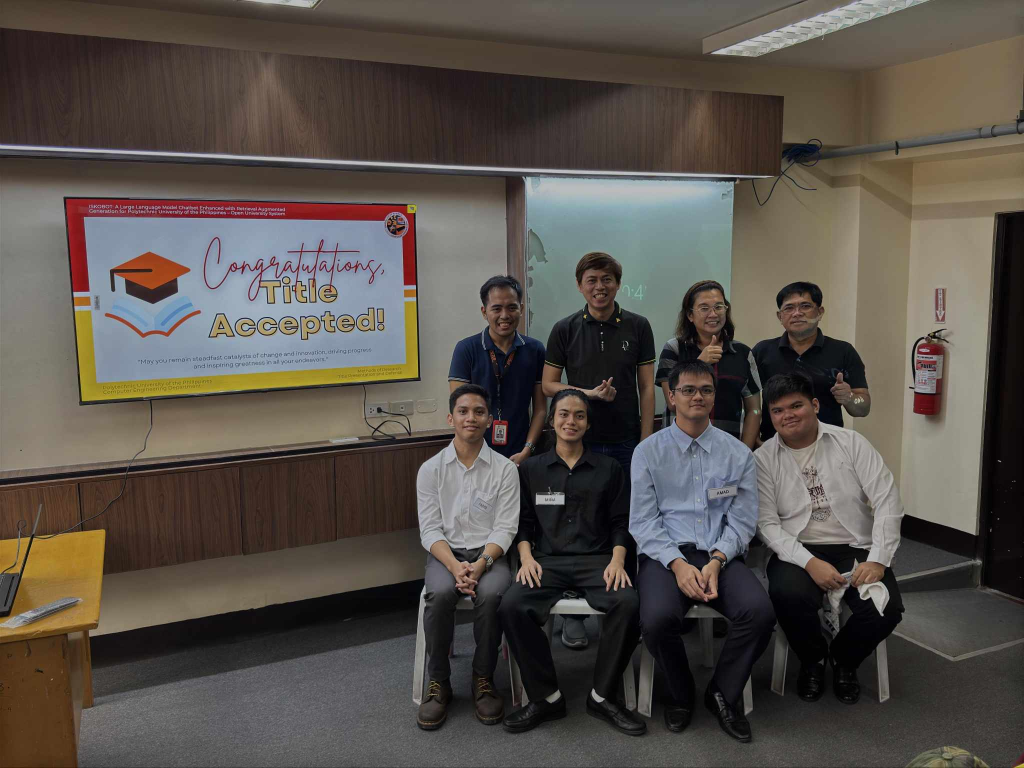
#> input picture lab02_sampling-and-quantization/data/us.jpg, 2048 x 1536 px, found by its file name (shown at 1/2 size)
$ jupyter execute notebook.ipynb   (shell and % lines are left out)
#> lines starting #> are read from the running program, lines starting #| are printed output that depends on the picture
<a href="https://colab.research.google.com/github/SiegfredLorelle/digital-image-processing/blob/main/lab02_sampling-and-quantization/notebook.ipynb" target="_parent"></a>

# Laboratory Activity:

Sampling and Quantization in Image Processing

## Members:
- Amad, Harold P.
- De Padua, Angelo Miguel N.
- Fabro, Gaeus Caskie A.
- Mina, Siegfred Lorelle C.

Objective

This laboratory activity introduces the concepts of sampling and quantization in digital image
processing. Students will:

1. Understand the effects of sampling resolution on image representation.
2. Learn how quantization affects image quality.
3. Perform hands-on experiments using Python to apply these concepts.

Materials Required
*italicized text*
1. Access to Google Colab.
2. A Google account for saving work.
3. Python libraries: OpenCV, NumPy, and Matplotlib.
4. An image to work on (provided or uploaded by the student).
5. Reference material: Understanding Sampling and Quantization.

Activity Instructions

**Step 1: Access Google Collab**
1. Open Google Collab and create a new notebook.
2. Install required libraries if not already available by running:

**Step 2: Load and Display an Image**
1. Import necessary libraries:

[cell 1]
import cv2
import numpy as np
import matplotlib.pyplot as plt

2. Upload an Image to the Collab Session

[cell 2]
from google.colab import files
uploaded = files.upload()
#> the answer given: us.jpg

# NOTE: image used is https://raw.githubusercontent.com/SiegfredLorelle/digital-image-processing/refs/heads/main/lab02_sampling-and-quantization/data/us.jpg

3. Load the uploaded image and display it:

[cell 3]
image = cv2.imread("us.jpg")
#> image is the input picture: shape (1536, 2048, 3); mean B, G, R 74.3, 80.5, 87.3
image_rgb = cv2.cvtColor(image, cv2.COLOR_BGR2RGB)
plt.imshow(image_rgb)
plt.title("Original Image")
plt.axis("off")
plt.show()

**Step 3: Sampling**

Task 1: Reduce Image Resolution
1. Downsample the image by reducing its size:

[cell 4]
downsampled = cv2.resize(image_rgb,(image_rgb.shape[1]//2, image_rgb.shape[0]))
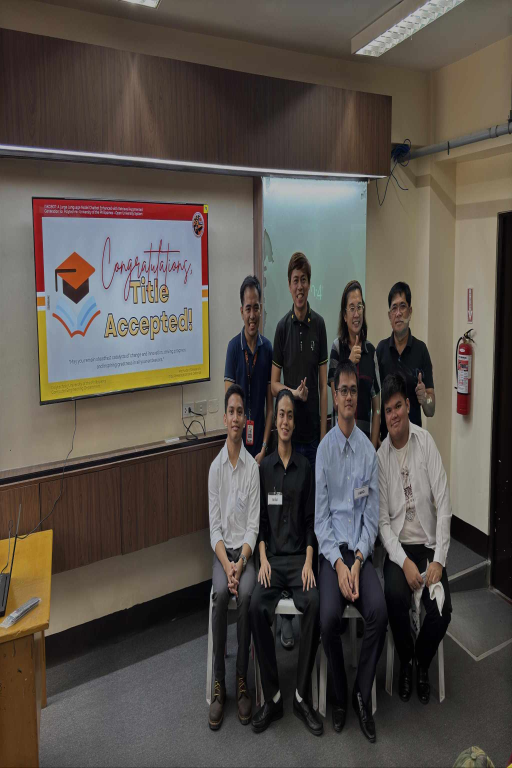
#> downsampled: shape (1536, 1024, 3) (shown at 1/2 size); mean R, G, B 87.5, 80.7, 74.5
plt.imshow(downsampled)
plt.title("Downsampled Image")
plt.axis("off")
plt.show()

2. Experiment with different resolution scales (e.g., 1/4, 1/8) and observe the effects.

[cell 5]
downsampled_8 = cv2.resize(image_rgb,(image_rgb.shape[1]//8, image_rgb.shape[0]))
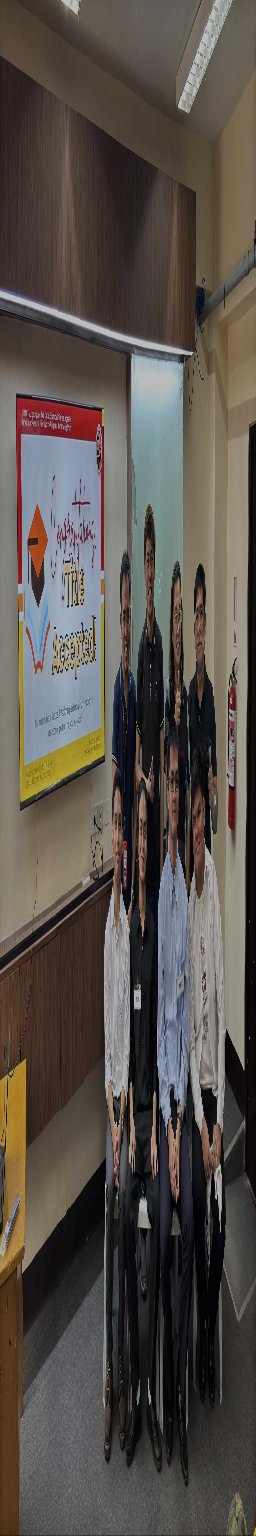
#> downsampled_8: shape (1536, 256, 3); mean R, G, B 87.5, 80.7, 74.4
plt.imshow(downsampled_8)
plt.title("Downsampled Image")
plt.axis("off")
plt.show()

Task 2: Restore Original Resolution
1. Resize the downsampled image back to its original dimensions:

[cell 6]
restored = cv2.resize(downsampled, (image_rgb.shape[1], image_rgb.shape[0]))
plt.imshow(restored)
plt.title("Restored Image")
plt.axis("off")
plt.show()

2. Compare the restored image to the original image and document the differences.

The restored image is blurry due to the restoration from being compressed and then stretched out without enough pixels.

**Step 4: Quantization**

Task 1: Reduce Color Depth

1. Perform color quantization by reducing the number of bits per channel:

[cell 7]
levels = 4 # Experiment with 2, 4, 8, etc.
quantized = np.floor(image_rgb / (256 // levels)) * (256 // levels)
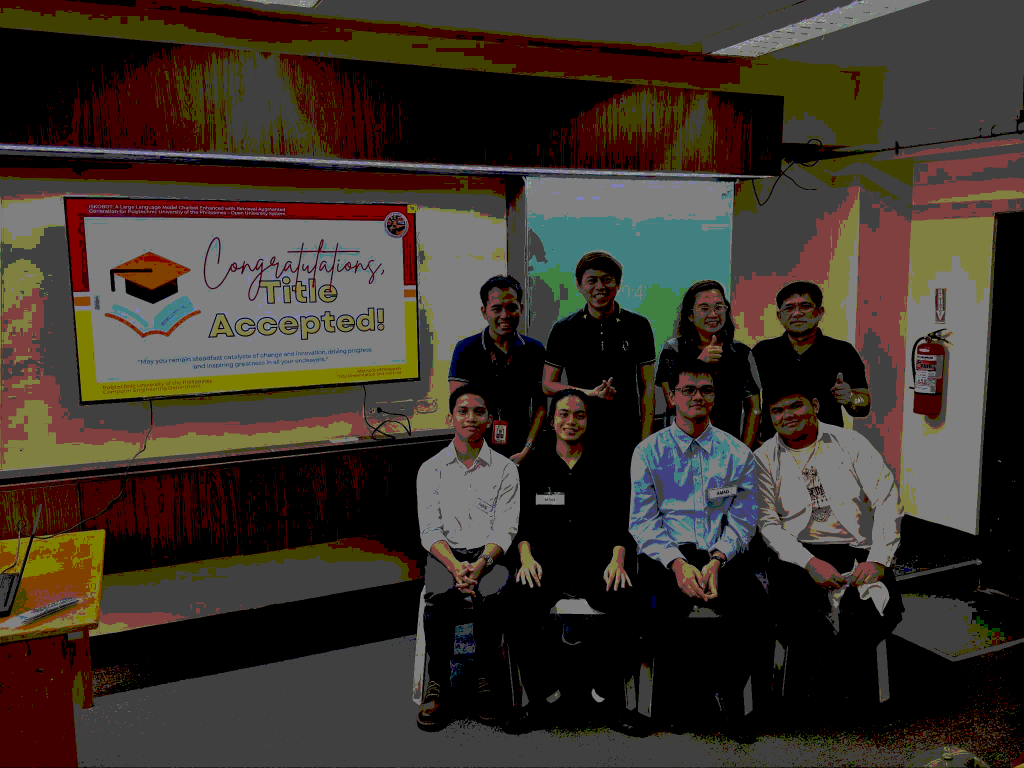
#> quantized: shape (1536, 2048, 3) float64 (shown at 1/2 size); mean R, G, B 59.5, 50.4, 42.5
quantized = quantized.astype(np.uint8)
plt.imshow(quantized)
plt.title(f"Quantized Image with {levels} Levels")
plt.axis("off")
plt.show()

2. Try different levels of quantization and observe the changes in image quality

[cell 8]
levels = 8 # Experiment with 2, 4, 8, etc.
quantized = np.floor(image_rgb / (256 // levels)) * (256 // levels)
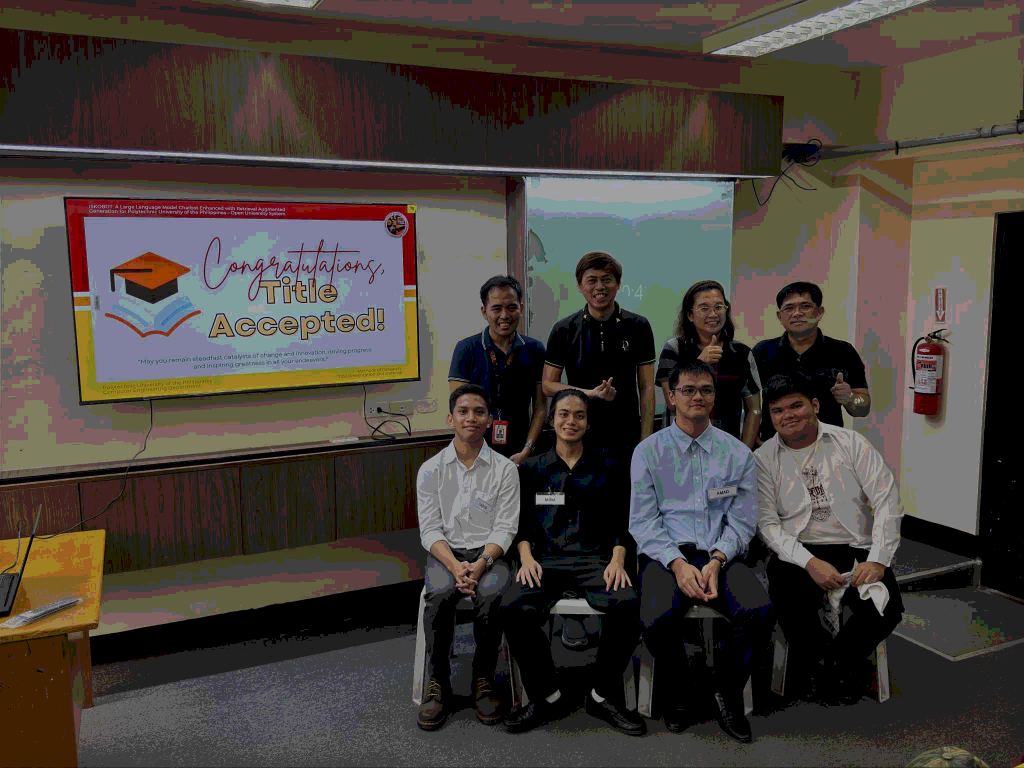
#> quantized: shape (1536, 2048, 3) float64 (shown at 1/2 size); mean R, G, B 72.1, 64.9, 58.9
quantized = quantized.astype(np.uint8)
plt.imshow(quantized)
plt.title(f"Quantized Image with {levels} Levels")
plt.axis("off")
plt.show()

[cell 9]
levels = 16 # Experiment with 2, 4, 8, etc.
quantized = np.floor(image_rgb / (256 // levels)) * (256 // levels)
quantized = quantized.astype(np.uint8)
plt.imshow(quantized)
plt.title(f"Quantized Image with {levels} Levels")
plt.axis("off")
plt.show()

Task 2: Analyze the Trade-offs

1. Discuss the trade-offs between color depth and image quality in your observations

By increasing the color depth, the image colors improves getting closer to the original color quality of the image.

**Step 5: Combined Effects**
1. Combine sampling and quantization to the image

*   Downsample the image first.
*   Apply the quantization to the downsmpled image.

[cell 10]
combined = np.floor(downsampled / (256 // levels)) * (256 // levels)
combined = combined.astype(np.uint8)
plt.imshow(combined)
plt.title("Downsampled and Quantized Image")
plt.axis("off")
plt.show()
